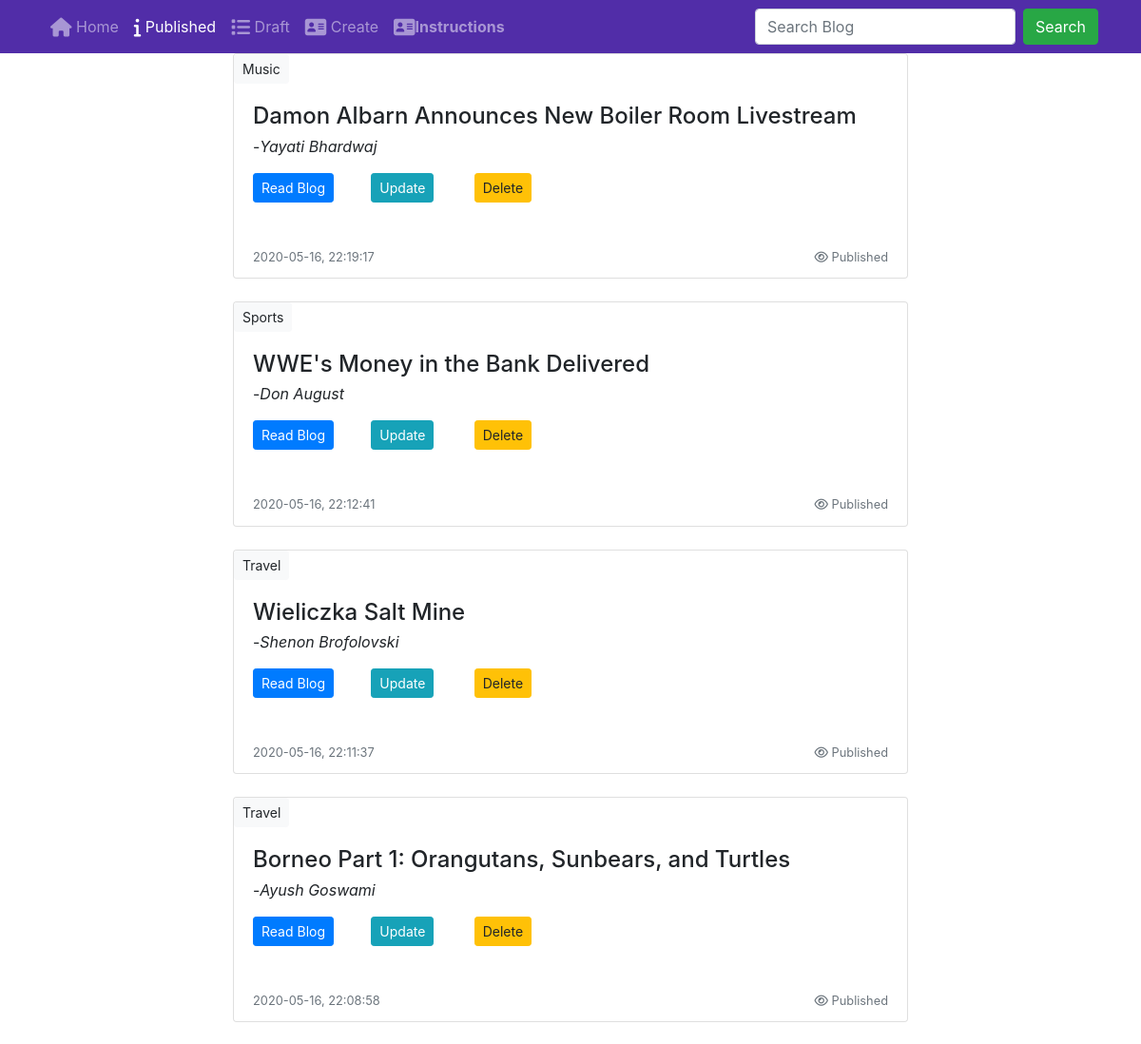
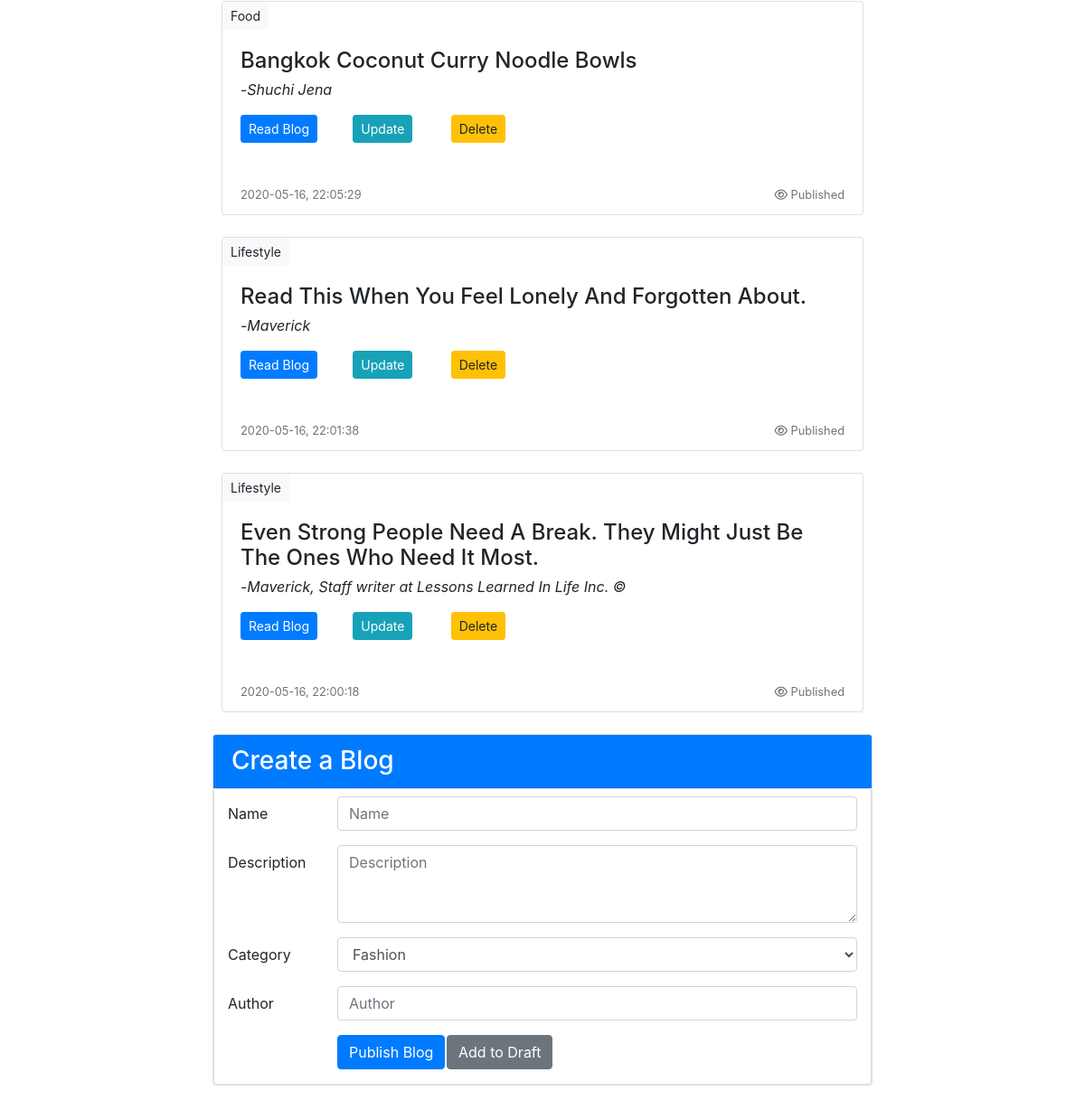
The page / on the database its author committed (2 pictures, top to bottom).
### tables this page shows
CREATE TABLE `blogs` (
  `id` int(6) NOT NULL,
  `name` varchar(300) DEFAULT NULL,
  `description` varchar(6000) DEFAULT NULL,
  `category` varchar(50) DEFAULT NULL,
  `author` varchar(300) DEFAULT NULL,
  `status` varchar(50) DEFAULT NULL,
  `date` date DEFAULT NULL,
  `time` time DEFAULT NULL,
  `image` blob
);

### index.php (called while the page is built, shortened)
<?php
    $pdo = new PDO('mysql:host=localhost;port=3306;dbname=blogs', 'sunav', 'harry');
    $pdo->setAttribute(PDO::ATTR_ERRMODE, PDO::ERRMODE_EXCEPTION);
    $all_blogs = $pdo->query("SELECT * FROM blogs WHERE status='published'");
    while ( $row = $all_blogs->fetch(PDO::FETCH_OBJ) )
    {
        $blogs[] = $row;
    }
    if(!empty( $blogs)){
        $blogs = array_reverse($blogs, true);
    }
    include 'main.php';
?>

### main.php (the view, shortened to what this page needs)
<!DOCTYPE html>
<html>
<head>
    <link rel="stylesheet" href="https://stackpath.bootstrapcdn.com/bootstrap/4.0.0/css/bootstrap.min.css">
    <link rel="stylesheet" href="./css/styles.css">
    <link rel="stylesheet" href="./css/font-awesome.min.css">
    <link rel="stylesheet" href="./css/bootstrap-social.css">
</head>
<body>
    <nav class="navbar navbar-dark navbar-expand-sm fixed-top">
        <div class="container">
            <div class="collapse navbar-collapse" id="Navbar">
                <ul class="nav navbar-nav mr-auto">
                    <li class="nav-item"><a class="nav-link" href="#"><span class="fa fa-home fa-lg"></span> Home</a></li>
                    <li class="nav-item"><a class="nav-link" id="publi" href="index.php"><span class="fa fa-info fa-lg"></span> Published</a></li>
                    <li class="nav-item"><a class="nav-link" id="dra"href="draft.php"><span class="fa fa-list fa-lg"></span> Draft</a></li>
                    <li class="nav-item"><a class="nav-link" href="#createblog"><span class="fa fa-address-card fa-lg"></span> Create</a></li>
                    <li class="nav-item"><a class="nav-link" href="javascript:{}" onclick="openinstructions()"><span class="fa fa-address-card fa-lg"></span><strong>Instructions</strong></a></li>
                </ul>
                <form class="form-inline my-2 my-lg-0" action="search.php" method="get">
                    <input class="form-control mr-sm-2" type="search" name="search" placeholder="Search Blog" aria-label="Search">
                    <button class="btn btn-outline-success my-2 my-sm-0 active" type="submit">Search</button>
                </form>
            </div>
        </div>
    </nav>
    <div class="container">
        <?php if (empty($blogs)) : ?>
            <div class="container">
                <h1 style="text-align: center; color:red; padding-top: 40px"> No blog to Show<h2>
            </div>
        <?php else : ?>
        <?php foreach($blogs as $blog) : ?>
            <div class="offset-md-2 col-12 col-sm-8 mt-4 " >
                <div class="card">
                    <div class="card-img">
                        <button class="btn btn-light btn-sm"><?php echo $blog->category?></button>
                    </div>
                    <div class="card-body" >
                        <h4 class="card-title"><?php echo $blog->name?></h4>
                        <p class="card-text">-<i><?php echo $blog->author?></i></p>
                        <div class="form-group row">
                            <div class="col-12">
                                <div class="row">
                                    <div class="col-4 col-sm-2">
                                        <a onclick="openblog(<?php echo $blog->id?>)" id="read<?php echo $blog->id?>" class="card-link btn btn-sm btn-primary text-white">Read Blog</a>
                                    </div>
                                    <div class="col-4 col-sm-2">
                                        <a onclick="updateblog(<?php echo $blog->id?>)" class="card-link btn-sm btn btn-info ml-2 text-white">Update</a>
                                    </div>
                                    <div class="col-4 col-sm-2">
                                        <a onclick="confirmdelete(<?php echo $blog->id?>)" class="card-link btn-sm btn btn-warning">Delete</a>
                                    </div>
                                </div>
                            </div>
                        </div>
                    </div>
                    <div class="card-footer text-muted d-flex justify-content-between bg-transparent border-top-0">
                        <div class="views"><?php echo $blog->date?>, <?php echo $blog->time?></div>
                        <div class="stats">
                            <i class="far fa-eye"></i> <?php echo $blog->status?>
                        </div>
                    </div>
                </div>
            </div>
        <?php endforeach; ?>
        <?php endif; ?>
    </div>
    <div class="container mt-4"id="createblog">
        <div class ="row">
            <div class ="offset-md-2 col-12 col-sm-8">
                <div class="card">
                    <h3 class="card-header bg-primary text-white">Create a Blog</h3>
                    <div class="card body">
                        <div class="container mt-2">
                            <form method="POST" action="add.php" type="submit" onsubmit="return verifyblog()" enctype="multipart/form-data">
                                <div class="form-group row">
                                    <label for="name" class="col-md-2 col-form-label">Name</label>
                                    <div class="col-md-10">
                                        <input type="text" class="form-control" id="name" name="name" placeholder="Name">
                                    </div>
                                </div>
                                <div class="form-group row">
                                    <label for="description" class="col-md-2 col-form-label">Description</label>
                                    <div class="col-md-10">
                                        <textarea type="text" id="description" name="description" cols="30" rows="3" class="form-control" placeholder="Description"></textarea>
                                    </div>
                                </div>
                                <div class="form-group row">
                                    <label for="category" class="col-md-2 col-form-label">Category</label>
                                    <div class="col-md-10">
                                        <select id="category" name="category" class="form-control">
                                            <option value="Fashion">Fashion</option>
                                        </select>
                                    </div>
                                </div>
                                <div class="form-group row">
                                    <label for="author" class="col-md-2 col-form-label">Author</label>
                                    <div class="col-md-10">
                                        <input type="text" class="form-control" id="author" name="author" placeholder="Author">
                                    </div>
                                </div>
                                <div class="form-group row">
                                    <div class="offset-2 col-2">
                                        <button type="submit" class="btn btn-primary" id="submit" name="submit" onclick="setpublish()">Publish Blog</button>
                                    </div>
                                    <div class="col-2">
                                        <button type="submit" class="btn btn-secondary" id="submit" name="submit" onclick="setdraft()">Add to Draft</button>
                                    </div>
                                </div>
                            </form>
                        </div>
                    </div>
                </div>
            </div>
        </div>
    </div>
</body>
</html>

### css/styles.css (style rules this page uses)
body { padding: 2rem 0rem; }
.card-img { border-bottom-left-radius: 0px; border-bottom-right-radius: 0px; }
.card-title { margin-bottom: 0.3rem; }
.card-footer { font-size: 0.8rem; }
.navbar-dark { background-color: #512DA8; }
html { scroll-behavior: smooth; }

### rows shown on the page
blogs: category "Music", name "Damon Albarn Announces New Boiler Room Livestream", author "Yayati Bhardwaj", date "2020-05-16", time "22:19:17", status "Published"
blogs: category "Sports", name "WWE's Money in the Bank Delivered", author "Don August", date "2020-05-16", time "22:12:41", status "Published"
blogs: category "Travel", name "Wieliczka Salt Mine", author "Shenon Brofolovski", date "2020-05-16", time "22:11:37", status "Published"
blogs: category "Travel", name "Borneo Part 1: Orangutans, Sunbears, and Turtles", author "Ayush Goswami", date "2020-05-16", time "22:08:58", status "Published"
blogs: category "Food", name "Bangkok Coconut Curry Noodle Bowls", author "Shuchi Jena", date "2020-05-16", time "22:05:29", status "Published"
blogs: category "Lifestyle", name "Read This When You Feel Lonely And Forgotten About.", author "Maverick", date "2020-05-16", time "22:01:38", status "Published"
blogs: category "Lifestyle", name "Even Strong People Need A Break. They Might Just Be The Ones Who Need It Most.", author "Maverick, Staff writer at Lessons Learned In Life Inc. ©", date "2020-05-16", time "22:00:18", status "Published"
